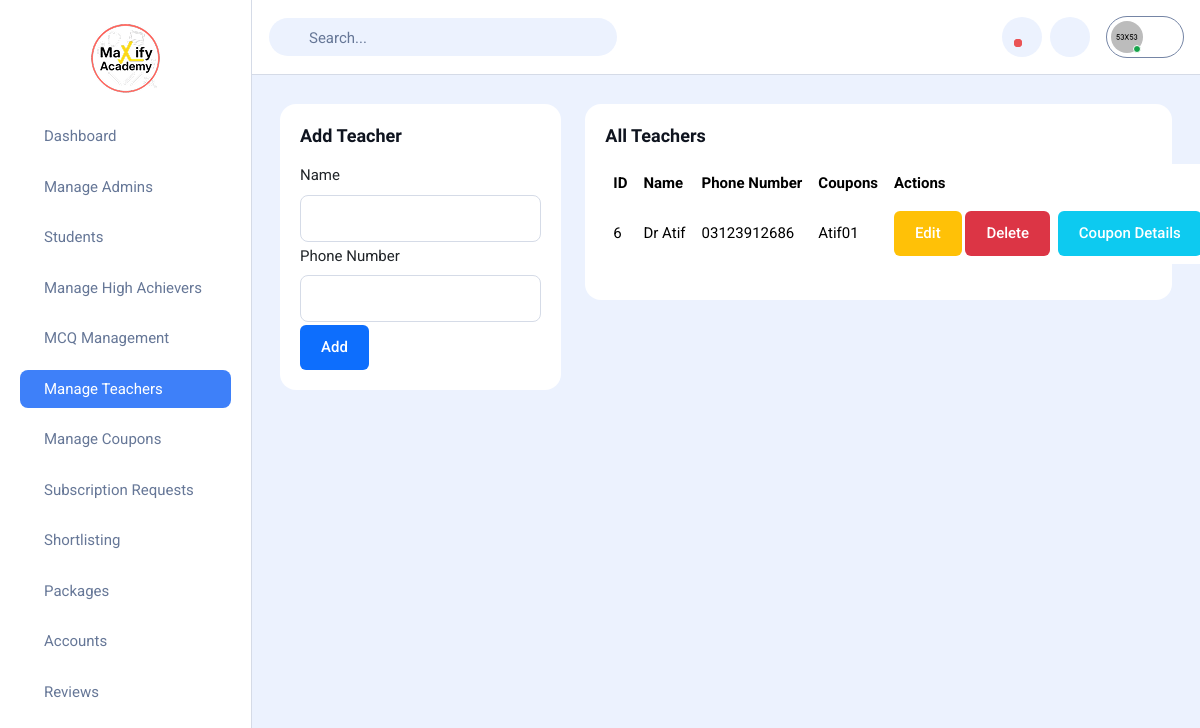
The app's page /Admin/manage-teachers.blade.php (signed in) with its own data.
### tables this page shows
CREATE TABLE `teachers` (
  `id` int(10) UNSIGNED NOT NULL,
  `name` varchar(255) NOT NULL,
  `phone_number` varchar(20) NOT NULL,
  `created_at` timestamp NOT NULL DEFAULT current_timestamp()
);

### Admin/manage-teachers.blade.php (the view, shortened to what this page needs)
<?php
require 'config.php';
$editTeacher = null;
$stmt = $pdo->query('SELECT * FROM teachers ORDER BY id DESC');
$teachers = $stmt->fetchAll();
?>
<!DOCTYPE html>
<html lang="en">
<head>
    <link rel="stylesheet" href="assets/css/bootstrap.min.css">
    <link rel="stylesheet" href="assets/css/file-upload.css">
    <link rel="stylesheet" href="assets/css/plyr.css">
    <link rel="stylesheet" href="https://cdn.datatables.net/2.0.8/css/dataTables.dataTables.min.css">
    <link rel="stylesheet" href="assets/css/full-calendar.css">
    <link rel="stylesheet" href="assets/css/jquery-ui.css">
    <link rel="stylesheet" href="assets/css/editor-quill.css">
    <link rel="stylesheet" href="assets/css/apexcharts.css">
    <link rel="stylesheet" href="assets/css/calendar.css">
    <link rel="stylesheet" href="assets/css/jquery-jvectormap-2.0.5.css">
    <link rel="stylesheet" href="assets/css/main.css">
</head>
<body>
    <?php include 'sidebar.php'; ?>
    <div class="dashboard-main-wrapper">
        <div class="top-navbar flex-between gap-16">
            <div class="flex-align gap-16">
                <form action="#" class="w-350 d-sm-block d-none">
                    <div class="position-relative">
                        <input type="text"
                            class="form-control ps-40 h-40 border-transparent focus-border-main-600 bg-main-50 rounded-pill placeholder-15"
                            placeholder="Search...">
                    </div>
                </form>
            </div>
            <div class="flex-align gap-16">
                <div class="flex-align gap-8">
                    <div class="dropdown">
                        <button
                            class="dropdown-btn shaking-animation text-gray-500 w-40 h-40 bg-main-50 hover-bg-main-100 transition-2 rounded-circle text-xl flex-center"
                            type="button" data-bs-toggle="dropdown" aria-expanded="false">
                            <span class="position-relative">
                                <span class="alarm-notify position-absolute end-0"></span>
                            </span>
                        </button>
                    </div>
                    <div class="dropdown">
                        <button
                            class="text-gray-500 w-40 h-40 bg-main-50 hover-bg-main-100 transition-2 rounded-circle text-xl flex-center"
                            type="button" data-bs-toggle="dropdown" aria-expanded="false">
                        </button>
                    </div>
                </div>
                <div class="dropdown">
                    <button
                        class="users arrow-down-icon border border-gray-200 rounded-pill p-4 d-inline-block pe-40 position-relative"
                        type="button" data-bs-toggle="dropdown" aria-expanded="false">
                        <span class="position-relative">
                            <img src="assets/images/thumbs/user-img.png" alt="Image"
                                class="h-32 w-32 rounded-circle">
                            <span
                                class="activation-badge w-8 h-8 position-absolute inset-block-end-0 inset-inline-end-0"></span>
                        </span>
                    </button>
                </div>
            </div>
        </div>
        <div class="dashboard-body">
            <div class="container mt-5">
                <div class="row">
                    <div class="col-md-4">
                        <div class="card">
                            <div class="card-body">
                                <h5><?= $editTeacher ? 'Edit Teacher' : 'Add Teacher' ?></h5>
                                <form method="post">
                                    <div class="mb-3">
                                        <label class="form-label">Name</label>
                                        <input type="text" name="name" class="form-control"
                                            value="<?= htmlspecialchars($editTeacher['name'] ?? '') ?>" required>
                                    </div>
                                    <div class="mb-3">
                                        <label class="form-label">Phone Number</label>
                                        <input type="text" name="phone_number" class="form-control"
                                            value="<?= htmlspecialchars($editTeacher['phone_number'] ?? '') ?>"
                                            required>
                                    </div>
                                    <button type="submit"
                                        class="btn btn-primary"><?= $editTeacher ? 'Update' : 'Add' ?></button>
                                </form>
                            </div>
                        </div>
                    </div>
                    <div class="col-md-8">
                        <div class="card">
                            <div class="card-body">
                                <h5>All Teachers</h5>
                                <table class="table table-striped mt-2">
                                    <thead>
                                        <tr>
                                            <th>ID</th>
                                            <th>Name</th>
                                            <th>Phone Number</th>
                                            <th>Coupons</th>
                                            <th>Actions</th>
                                        </tr>
                                    </thead>
                                    <tbody>
                                        <?php foreach ($teachers as $teacher): ?>
                                        <?php
                                        $stmt = $pdo->prepare('SELECT code, id FROM coupons WHERE teacher_id = ?');
                                        $stmt->execute([$teacher['id']]);
                                        $teacher_coupons = $stmt->fetchAll();
                                        $coupon_codes = array_column($teacher_coupons, 'code');
                                        $has_coupons = count($coupon_codes) > 0;
                                        ?>
                                        <tr>
                                            <td style="color:black;"><?= $teacher['id'] ?></td>
                                            <td style="color:black;"><?= htmlspecialchars($teacher['name']) ?></td>
                                            <td style="color:black;"><?= htmlspecialchars($teacher['phone_number']) ?>
                                            </td>
                                            <td style="color:black;">
                                                <?= $has_coupons ? htmlspecialchars(implode(', ', $coupon_codes)) : '-' ?>
                                            </td>
                                            <td>
                                                <a href="?edit=<?= $teacher['id'] ?>"
                                                    class="btn btn-sm btn-warning">Edit</a>
                                                <a href="?delete=<?= $teacher['id'] ?>"
                                                    onclick="return confirm('Delete this teacher?')"
                                                    class="btn btn-sm btn-danger">Delete</a>
                                                <a href="view-teacher-subs.php?teacher_id=<?= $teacher['id'] ?>"
                                                    class="btn btn-sm btn-info<?= $has_coupons ? '' : ' disabled' ?>"
                                                    style="margin-left:4px;">Coupon Details</a>
                                            </td>
                                        </tr>
                                        <?php endforeach; ?>
                                    </tbody>
                                </table>
                            </div>
                        </div>
                    </div>
                </div>
            </div>
        </div>
    </div>
</body>
</html>

### Admin/assets/css/file-upload.css (style rules this page uses)
:root { --file-container-bg: #eeeeee; --file-bg: #f8f8f8; --file-border-color: #606060; --file-color: #2b2b2b; --table-border-color: #dbdbdb; --delete-button-bg: #f53636; --delete-button-color: #ffffff; --font-size: 0.875em; --font-family: 'Segoe UI', Tahoma, Geneva, Verdana, sans-serif; --shadow: 0px 8px 15px -8px rgba(0, 0, 0, 0.5); }
* { margin: 0; padding: 0; box-sizing: border-box; }

### records on screen
teachers: id "6", name "Dr Atif", phone_number "03123912686", coupon_codes "Atif01"
